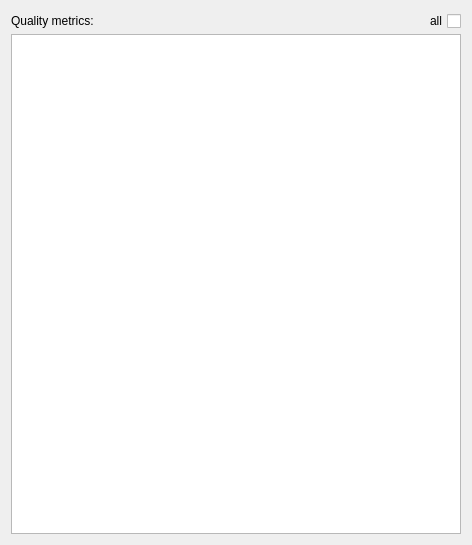
     <widget class="QWidget" name="layoutWidget2">
      <layout class="QVBoxLayout" name="verticalLayout_2">
       <property name="spacing">
        <number>3</number>
       </property>
       <item>
        <layout class="QHBoxLayout" name="horizontalLayout" stretch="1,0">
         <property name="spacing">
          <number>3</number>
         </property>
         <item>
          <widget class="QLabel" name="label">
           <property name="text">
            <string>Quality metrics:</string>
           </property>
          </widget>
         </item>
         <item>
          <widget class="QCheckBox" name="qc_all">
           <property name="toolTip">
            <string>Show all instead of most important QC metrics.</string>
           </property>
           <property name="layoutDirection">
            <enum>Qt::RightToLeft</enum>
           </property>
           <property name="text">
            <string>all</string>
           </property>
          </widget>
         </item>
        </layout>
       </item>
       <item>
        <widget class="DBTableWidget" name="qc_table">
         <property name="sizePolicy">
          <sizepolicy hsizetype="Minimum" vsizetype="Expanding">
           <horstretch>0</horstretch>
           <verstretch>0</verstretch>
          </sizepolicy>
         </property>
         <property name="minimumSize">
          <size>
           <width>450</width>
           <height>500</height>
          </size>
         </property>
        </widget>
       </item>
      </layout>
     </widget>
